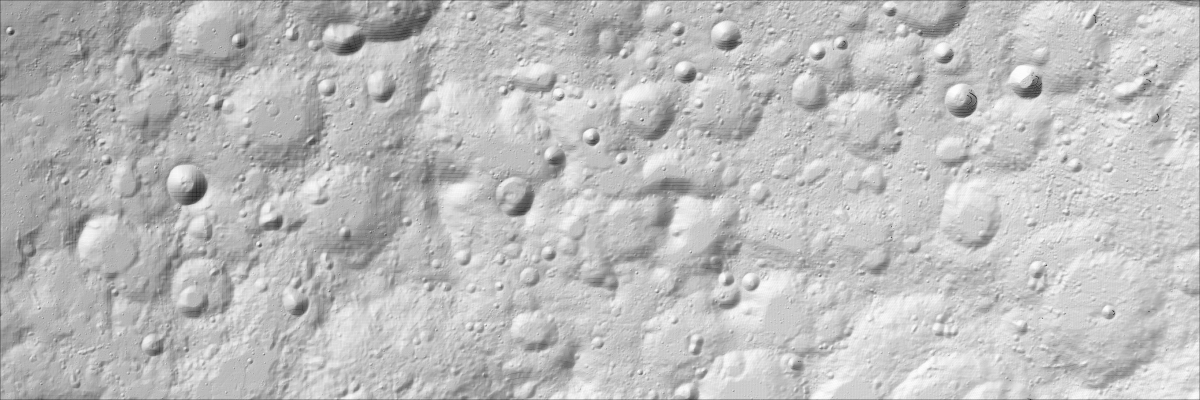
#> input picture data/DEM/DEM.jpg, 4800 x 1600 px (shown at 1/4 size)
$ python simulation.py data/DEM/DEM.jpg   (Python 2 division)   (older library calls are emulated)
#> lines starting #> are read from the running program, lines starting #| are printed output that depends on the picture
#coding:utf-8
import numpy as np
import cv2
import sys
import scipy.fftpack
import skimage.draw

'''
@file    slidingWindow.py
@author  taiki mashimo <mashimo.taiki@ac.jaxa.jp>
@date    2016-9-14
@brief   sliding window sample
'''

if __name__ == "__main__":

    # Load gray scale image as float
    img = cv2.imread(sys.argv[1],0).astype(np.float)
#> img: shape (1600, 4800) float64; min 0, max 255, mean 188.6
    # img = cv2.resize(img, (512, 512))
    img = cv2.resize(img, (256, 256))
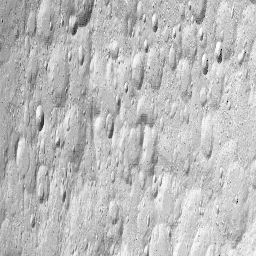
#> img: shape (256, 256) float64; min 1.23, max 254.1, mean 188.9

    # Set window size
    kernelSize = (20,20)

    # Set step size
    # step = (20, 20)
    step = (1, 1)

    # Kinematic parameters(pixel)
    Rx = 0.0*(np.pi/180)
    Ry = 0.0*(np.pi/180)
    Rz = 0.0*(np.pi/180)
    Tx = 0.0
    Ty = 0.0
    Tz = 20.0
    Z = 1000.0
    f = 1000.0

    # Create array for visualizing
    vis = np.zeros((img.shape[0]*100, img.shape[1]*100, 3), np.uint8)

    # Create array for kernel
    h = kernelSize[0]
    w = kernelSize[1]
    # kernel = np.zeros((h, w, 3), np.uint8)

    # Create array for output
    imB = np.zeros(img.shape, np.float)

    # Sliding window
    for i in xrange(0+h/2, img.shape[0]-h/2+1, step[0]):
        for j in xrange(0+w/2, img.shape[1]-w/2+1, step[1]):
            kernel = np.zeros(kernelSize, np.float)
#> (the run stopped early here; a loop or call above may not have finished)
